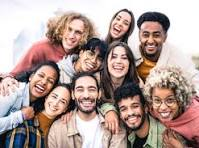
#> input picture photos/group1.jpg, 199 x 148 px, given in place of the camera
$ python task1_2.py
#> lines starting #> are read from the running program, lines starting #| are printed output that depends on the picture; after the words box and inside, x2 and y2 are one past the last pixel; in counts of white or black regions, pixels touching at a corner belong together
import cv2 as cv
import numpy as np

capture = cv.VideoCapture(0)

while True:
    isTrue, frame = capture.read()
#> frame is the input picture: shape (148, 199, 3); mean B, G, R 150.6, 156.5, 177.7

    if not isTrue:
        print("Camera not found")
        break

    blur = cv.GaussianBlur(frame, (5,5), 0)
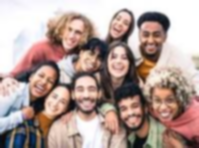
#> blur: shape (148, 199, 3); mean B, G, R 150.6, 156.5, 177.7

    gray = cv.cvtColor(blur, cv.COLOR_BGR2GRAY)
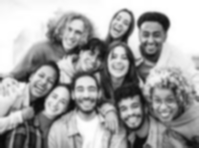
#> gray: shape (148, 199); min 10, max 255, mean 162.2

    edges = cv.Canny(gray, 50, 150)
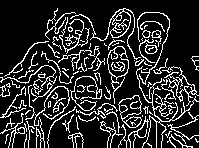
#> edges: shape (148, 199); 17.4% white in thin lines or dots

    contours, _ = cv.findContours(edges, cv.RETR_TREE, cv.CHAIN_APPROX_SIMPLE)
#> contours = 143 contours, 108 with area under 20; largest, box (x1, y1, x2, y2) and area: (107, 46, 129, 104) 490, (118, 95, 142, 128) 483, (107, 46, 129, 78) 452, (70, 8, 141, 60) 424, (118, 95, 142, 119) 336

    for contour in contours:

        area = cv.contourArea(contour)

        if area < 500:
            continue

        peri = cv.arcLength(contour, True)

        approx = cv.approxPolyDP(contour, 0.04 * peri, True)

        vertices = len(approx)

        if vertices == 3:
            shape = "Triangle"

        elif vertices == 4:
            shape = "Rectangle"

        elif vertices == 5:
            shape = "Pentagon"

        else:
            shape = "Circle"

        x, y, w, h = cv.boundingRect(contour)

        cv.rectangle(frame, (x,y), (x+w,y+h), (0,255,0), 2)

        cv.putText(frame,
                   shape,
                   (x, y-10),
                   cv.FONT_HERSHEY_SIMPLEX,
                   0.6,
                   (0,255,0),
                   2)
#> this loop made 143 passes
#> area on passes 12, 13, 21, 27, 28, 37, 45, 46, 48, 53, 54: 58.5, 36, 28, 21, 28.5, 25, 483, 113, 336.5, 35.5, 27

    cv.imshow('Webcam', frame)

    if cv.waitKey(20) & 0xFF == ord('d'):
#> (key Esc is pressed here)
        break

capture.release()
cv.destroyAllWindows()

$ run again, on photos/man1.jpg
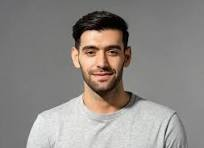
#> input picture photos/man1.jpg, 204 x 148 px, given in place of the camera
#> frame is the input picture: shape (148, 204, 3); mean B, G, R 133.4, 137.4, 142.5
#> `edges = cv.Canny(gray, 50, 150)`:
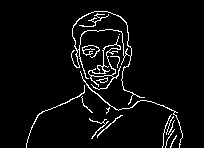
#> edges: shape (148, 204); 4.7% white in thin lines or dots, all inside (x1, y1, x2, y2) = (26, 11, 183, 148)
#> contours = 21 contours, 13 with area under 20; largest, box (x1, y1, x2, y2) and area: (71, 11, 145, 105) 1142, (72, 11, 132, 57) 1081, (88, 36, 121, 90) 317, (88, 44, 121, 77) 266, (80, 71, 183, 148) 38, (96, 77, 108, 83) 24, (26, 85, 85, 148) 22, (99, 78, 108, 83) 22
#> the loop `for contour in contours: ` made 21 passes
#> (area, peri, vertices, shape, x, y, w, h) on passes 19 to 20: (1142, 546.6, 5, 'Pentagon', 71, 11, 74, 94), (1081, 238.2, 6, 'Circle', 72, 11, 60, 46)
#> after the loop `for contour in contours:`:
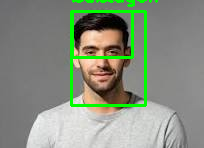
#> frame: shape (148, 204, 3); 5.14% of pixels changed, all inside (x1, y1, x2, y2) = (70, 0, 158, 107)

$ run again, on photos/my_face.jpeg
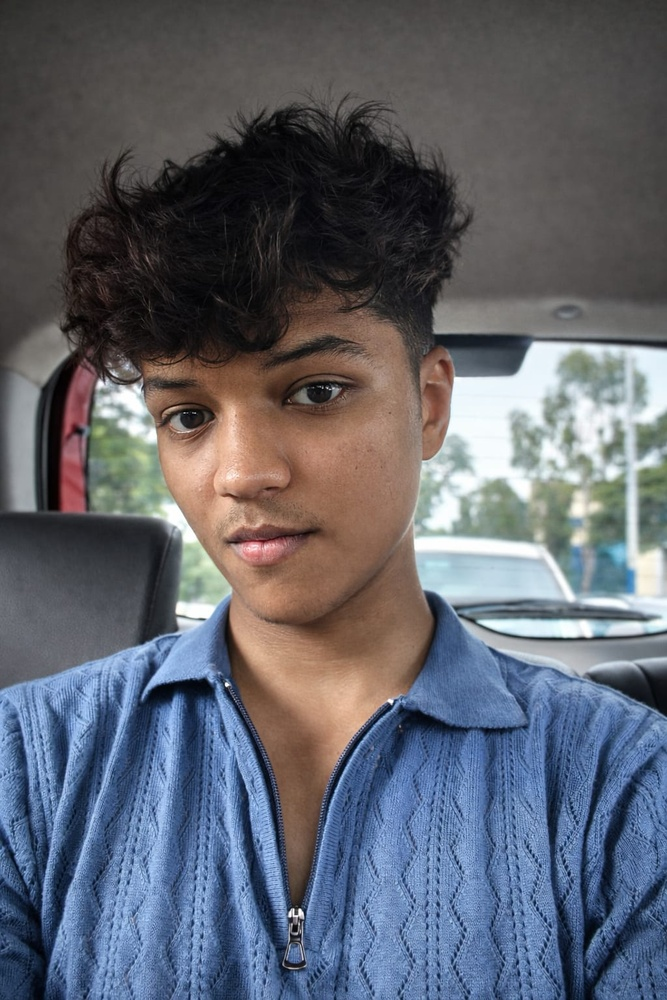
#> input picture photos/my_face.jpeg, 667 x 1000 px, shrunk from 1024 x 1536 before the run, given in place of the camera
#> frame is the input picture: shape (1000, 667, 3); mean B, G, R 109.4, 99.4, 95.7
#> `gray = cv.cvtColor(blur, cv.COLOR_BGR2GRAY)`:
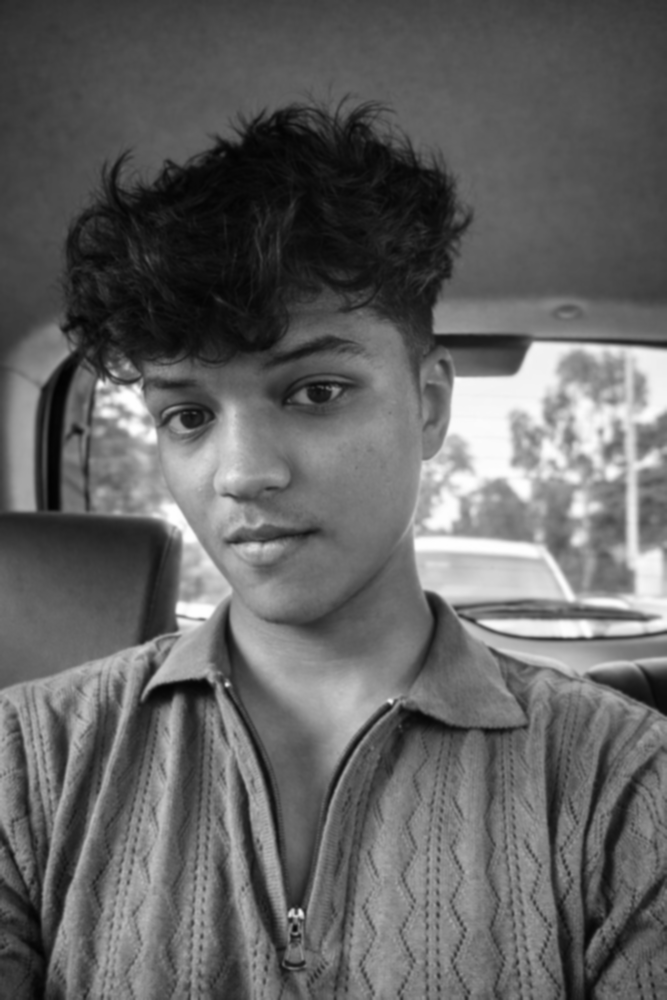
#> gray: shape (1000, 667); min 2, max 255, mean 99.5
#> `edges = cv.Canny(gray, 50, 150)`:
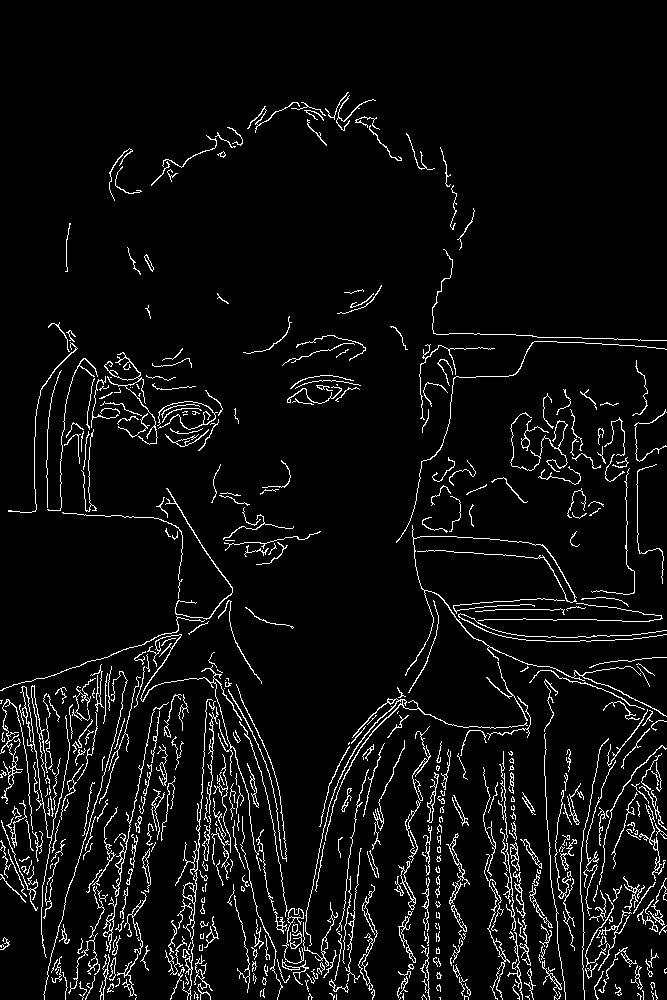
#> edges: shape (1000, 667); 5.5% white in thin lines or dots
#> contours = 709 contours, 540 with area under 20; largest, box (x1, y1, x2, y2) and area: (175, 699, 213, 1000) 350, (358, 884, 378, 991) 224, (305, 698, 528, 946) 196, (405, 525, 667, 717) 187, (398, 861, 416, 910) 168
#> the loop `for contour in contours: ` made 709 passes
#> area on passes 32, 39, 55: 42.5, 29, 28
